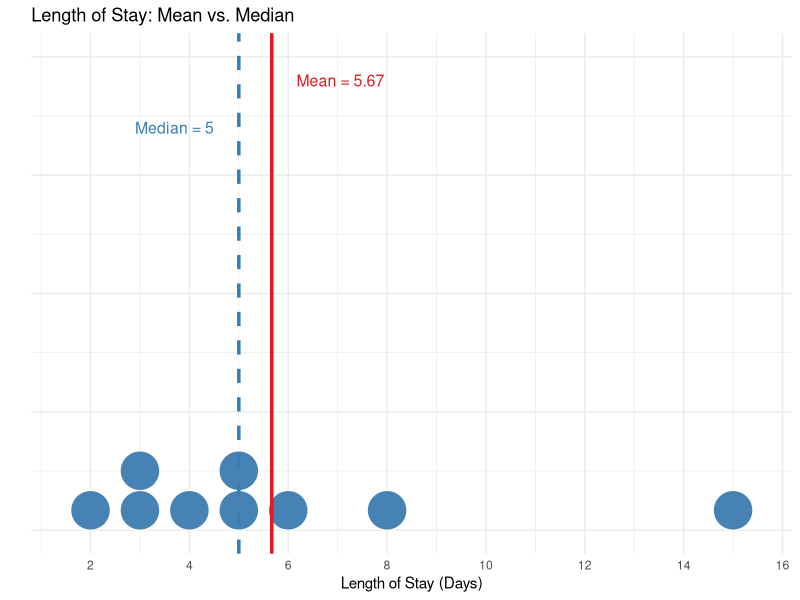
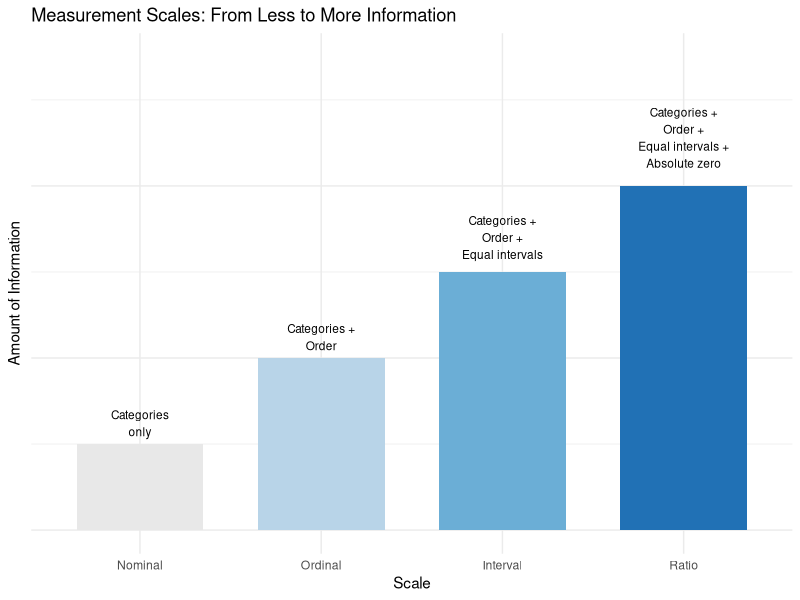
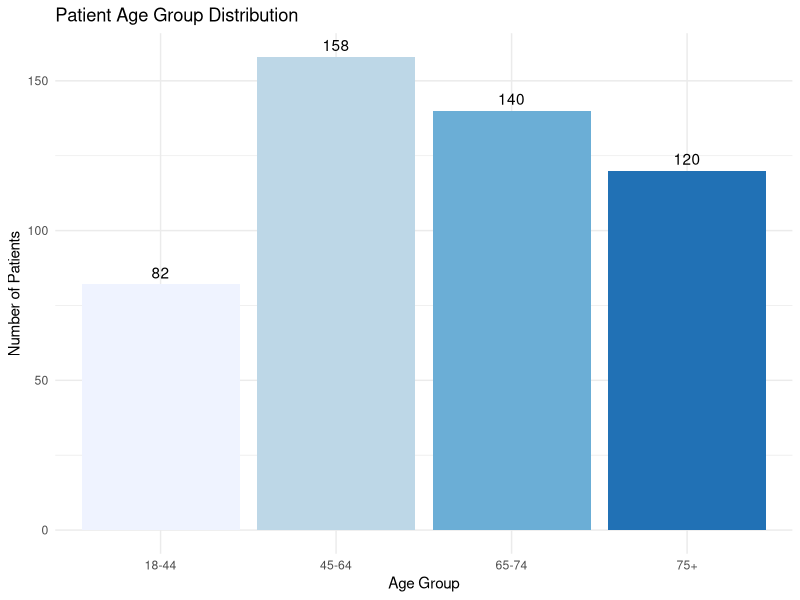
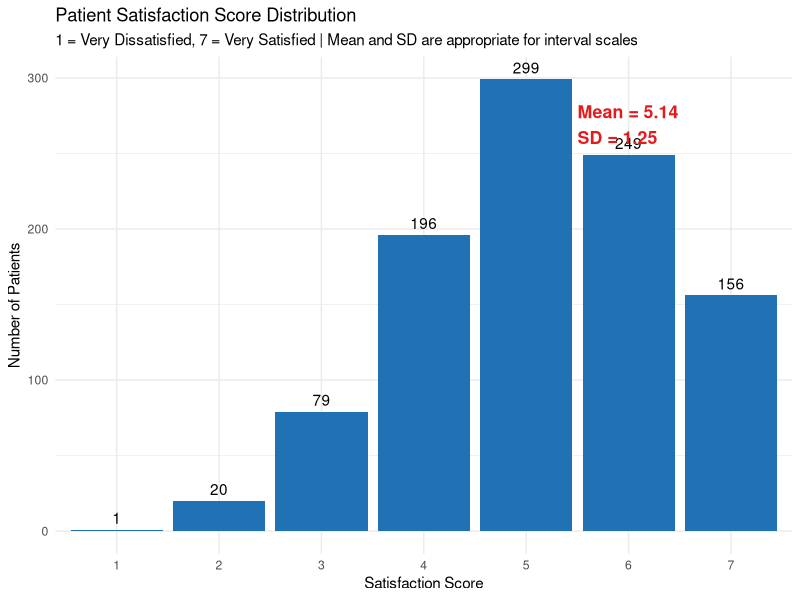
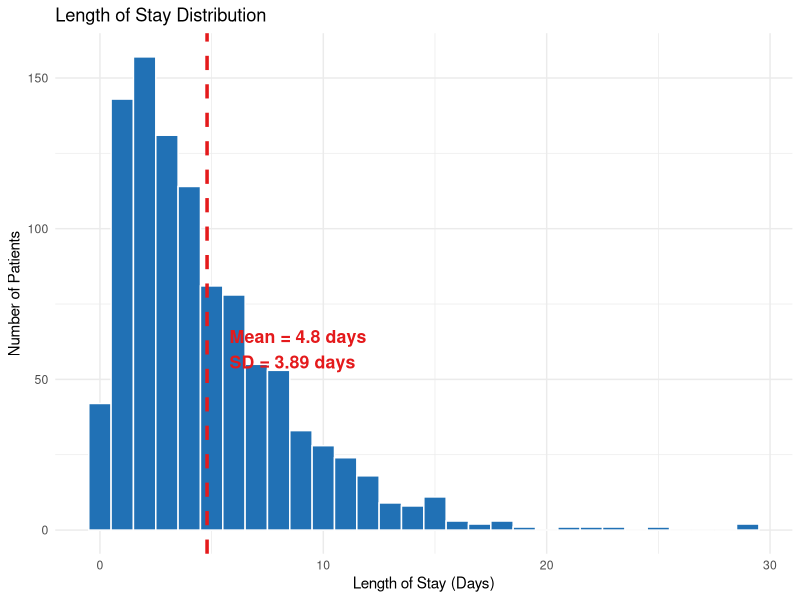
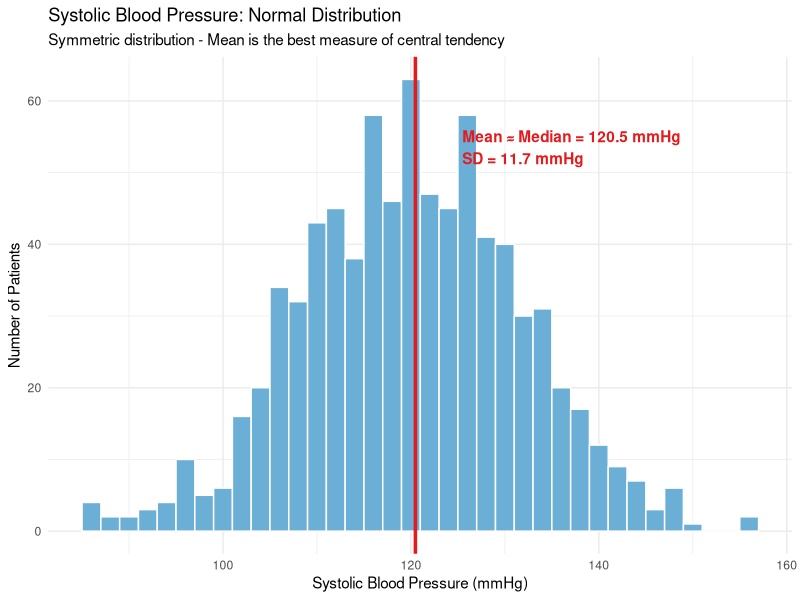
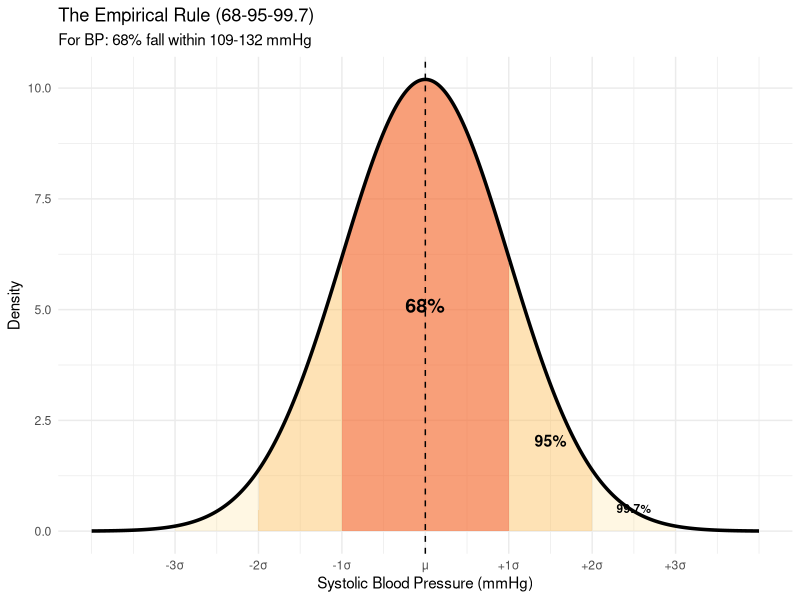
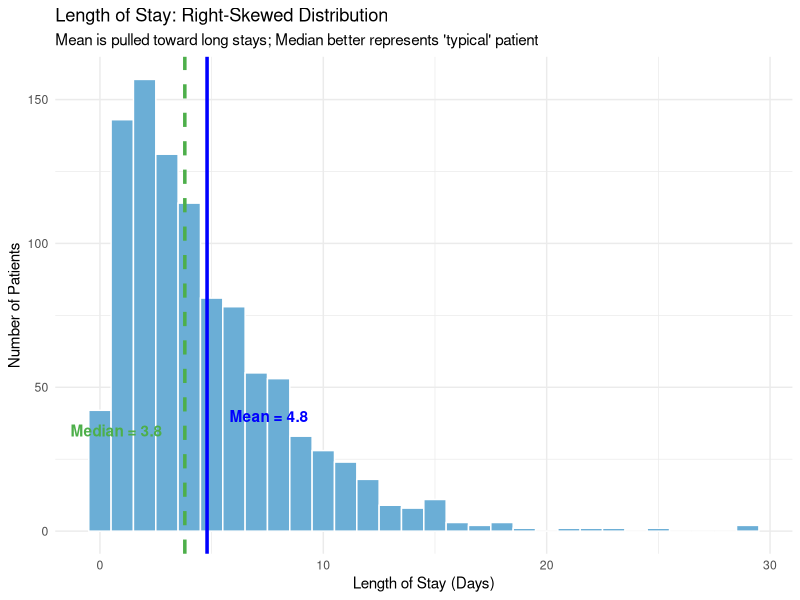

The R source for these figures, in order:
## ---- chunk 1
#| include: false
library(tidyverse)
library(knitr)
library(kableExtra)

# Set seed for reproducibility
set.seed(2026)

# Create healthcare datasets for the course
# Patient satisfaction data
n_patient1 <- 1000
patient_satisfaction <- tibble(
  patient_id = 1:n_patient1,
  hospital = sample(c("General Hospital", "University Medical", "Community Health"), n_patient1, replace = TRUE),
  department = sample(c("Emergency", "Surgery", "Internal Medicine", "Pediatrics"), n_patient1, replace = TRUE),
  age = round(rnorm(n_patient1, mean = 55, sd = 18)),
  gender = sample(c("Male", "Female"), n_patient1, replace = TRUE),
  insurance_type = sample(c("Private", "Medicare", "Medicaid", "Uninsured"), n_patient1,
                          prob = c(0.4, 0.35, 0.15, 0.1), replace = TRUE),
  wait_time_minutes = round(rgamma(n_patient1, shape = 2, rate = 0.05)),
  satisfaction_score = round(pmin(7, pmax(1, rnorm(n_patient1, mean = 5.2, sd = 1.3)))),
  would_recommend = sample(1:7, n_patient1, replace = TRUE,
                           prob = c(0.05, 0.05, 0.1, 0.15, 0.25, 0.25, 0.15)),
  length_of_stay = round(rgamma(n_patient1, shape = 1.5, rate = 0.3), 1),
  total_charges = round(rlnorm(n_patient1, meanlog = 9, sdlog = 1))
)

# Readmission data
readmission_data <- tibble(
  patient_id = 1:500,
  age_group = sample(c("18-44", "45-64", "65-74", "75+"), 500,
                     prob = c(0.15, 0.30, 0.30, 0.25), replace = TRUE),
  diagnosis = sample(c("Heart Failure", "Pneumonia", "COPD", "AMI", "Hip Replacement"),
                     500, replace = TRUE),
  readmitted_30day = sample(c("Yes", "No"), 500, prob = c(0.15, 0.85), replace = TRUE),
  pain_score = sample(0:10, 500, replace = TRUE),
  comorbidity_count = rpois(500, lambda = 2)
)

# Additional data for distribution shape examples
# Normal distribution: Systolic blood pressure (larger sample for smoother normal curve)
bp_data <- tibble(
  patient_id = 1:800,
  systolic_bp = round(rnorm(800, mean = 120, sd = 12))
)

# Left-skewed distribution: Patient satisfaction (skewed toward high scores)
high_satisfaction <- tibble(
  patient_id = 1:250,
  satisfaction_rating = round(100 - rgamma(250, shape = 3, rate = 0.2))
)

# Bimodal distribution: ED wait times by shift (more prominent bimodal pattern)
ed_wait_times <- tibble(
  patient_id = 1:500,
  shift = sample(c("Day", "Night"), 500, replace = TRUE, prob = c(0.5, 0.5)),
  wait_minutes = ifelse(shift == "Day",
                       rnorm(500, mean = 22, sd = 5),  # Day shift: faster, tighter
                       rnorm(500, mean = 55, sd = 6))  # Night shift: slower, tighter
) %>%
  mutate(wait_minutes = round(pmax(5, wait_minutes)))  # Minimum 5 minutes
## ---- chunk 2
#| echo: false

# Create small dataset for demonstration
los_example <- c(2, 3, 3, 4, 5, 5, 6, 8, 15)

# Calculate measures
mean_los <- mean(los_example)
median_los <- median(los_example)
mode_los <- as.numeric(names(sort(table(los_example), decreasing = TRUE)[1:2]))

# Create summary table
los_summary <- tibble(
  Measure = c("Mean", "Median", "Mode", "Min", "Max", "N"),
  Value = c(
    round(mean_los, 2),
    median_los,
    paste(mode_los, collapse = ", "),
    min(los_example),
    max(los_example),
    length(los_example)
  )
)

kable(los_summary) %>%
  kable_styling(bootstrap_options = c("striped", "hover"))
## ---- chunk 3
#| label: fig-los-central
#| fig-cap: "Length of Stay with Central Tendency Measures"
#| echo: false

# Create visualization
los_df <- tibble(LOS = los_example)

ggplot(los_df, aes(x = LOS)) +
  geom_dotplot(binwidth = 1, fill = "steelblue", color = "white", dotsize = 0.8) +
  geom_vline(xintercept = mean_los, color = "#E41A1C", linewidth = 1.2) +
  geom_vline(xintercept = median_los, color = "#377EB8", linewidth = 1.2, linetype = "dashed") +
  annotate("text", x = mean_los + 0.5, y = 0.95, label = paste("Mean =", round(mean_los, 2)),
           color = "#E41A1C", hjust = 0, size = 4) +
  annotate("text", x = median_los - 0.5, y = 0.85, label = paste("Median =", median_los),
           color = "#377EB8", hjust = 1, size = 4) +
  scale_x_continuous(breaks = seq(0, 16, 2)) +
  labs(title = "Length of Stay: Mean vs. Median",
       x = "Length of Stay (Days)",
       y = "") +
  theme_minimal() +
  theme(axis.text.y = element_blank(),
        axis.ticks.y = element_blank())
## ---- chunk 4
#| echo: false

# Use same dataset as central tendency example
los_example <- c(2, 3, 3, 4, 5, 5, 6, 8, 15)

# Step-by-step calculation
mean_los_disp <- mean(los_example)
deviations <- los_example - mean_los_disp
squared_dev <- deviations^2
variance_los <- sum(squared_dev) / (length(los_example) - 1)
sd_los <- sqrt(variance_los)

calculation_table <- tibble(
  `LOS (days)` = los_example,
  `Deviation from Mean` = round(deviations, 2),
  `Squared Deviation` = round(squared_dev, 2)
)

kable(calculation_table) %>%
  kable_styling(bootstrap_options = c("striped", "hover"))
## ---- chunk 5
#| label: fig-scales-hierarchy
#| fig-cap: "Hierarchy of Measurement Scales"
#| echo: false

scales_data <- tibble(
  Scale = factor(c("Nominal", "Ordinal", "Interval", "Ratio"),
                 levels = c("Nominal", "Ordinal", "Interval", "Ratio")),
  Information = c(1, 2, 3, 4),
  Label = c("Categories\nonly", "Categories +\nOrder", "Categories +\nOrder +\nEqual intervals",
            "Categories +\nOrder +\nEqual intervals +\nAbsolute zero")
)

ggplot(scales_data, aes(x = Scale, y = Information, fill = Scale)) +
  geom_col(width = 0.7) +
  geom_text(aes(label = Label), vjust = -0.3, size = 3) +
  scale_fill_manual(values = c("#E8E8E8", "#B8D4E8", "#6BAED6", "#2171B5")) +
  labs(title = "Measurement Scales: From Less to More Information",
       y = "Amount of Information") +
  theme_minimal() +
  theme(legend.position = "none",
        axis.text.y = element_blank()) +
  ylim(0, 5.5)
## ---- chunk 6
#| label: tbl-insurance-freq
#| tbl-cap: "Distribution of Insurance Types in Patient Sample"
#| echo: false

patient_satisfaction %>%
  count(insurance_type) %>%
  mutate(Percentage = round(n/sum(n)*100, 1)) %>%
  rename(`Insurance Type` = insurance_type, Count = n) %>%
  kable() %>%
  kable_styling(bootstrap_options = c("striped", "hover"))
## ---- chunk 7
#| label: fig-age-groups
#| fig-cap: "Distribution of Age Groups in Readmission Data"
#| echo: false

readmission_data %>%
  mutate(age_group = factor(age_group, levels = c("18-44", "45-64", "65-74", "75+"))) %>%
  count(age_group) %>%
  ggplot(aes(x = age_group, y = n, fill = age_group)) +
  geom_col() +
  geom_text(aes(label = n), vjust = -0.5) +
  scale_fill_brewer(palette = "Blues") +
  labs(title = "Patient Age Group Distribution",
       x = "Age Group", y = "Number of Patients") +
  theme_minimal() +
  theme(legend.position = "none")
## ---- chunk 8
#| label: fig-satisfaction-dist
#| fig-cap: "Distribution of Patient Satisfaction Scores (1-7 Scale)"
#| echo: false

# Calculate mean and SD for satisfaction scores
mean_sat <- mean(patient_satisfaction$satisfaction_score)
sd_sat <- sd(patient_satisfaction$satisfaction_score)

ggplot(patient_satisfaction, aes(x = factor(satisfaction_score))) +
  geom_bar(fill = "#2171B5") +
  geom_text(stat = "count", aes(label = after_stat(count)), vjust = -0.5) +
  annotate("text", x = 5.5, y = max(table(patient_satisfaction$satisfaction_score)) * 0.9,
           label = paste0("Mean = ", round(mean_sat, 2), "\nSD = ", round(sd_sat, 2)),
           hjust = 0, size = 4.5, fontface = "bold", color = "#E41A1C") +
  labs(title = "Patient Satisfaction Score Distribution",
       subtitle = "1 = Very Dissatisfied, 7 = Very Satisfied | Mean and SD are appropriate for interval scales",
       x = "Satisfaction Score", y = "Number of Patients") +
  theme_minimal()
## ---- chunk 9
#| label: fig-los-hist
#| fig-cap: "Distribution of Length of Stay (Days)"
#| echo: false

# Calculate mean and SD for length of stay
mean_los <- mean(patient_satisfaction$length_of_stay)
sd_los <- sd(patient_satisfaction$length_of_stay)

ggplot(patient_satisfaction, aes(x = length_of_stay)) +
  geom_histogram(binwidth = 1, fill = "#2171B5", color = "white") +
  geom_vline(xintercept = mean_los, color = "#E41A1C", linewidth = 1.2, linetype = "dashed") +
  annotate("text", x = mean_los + 1, y = max(table(patient_satisfaction$length_of_stay)) * 3,
           label = paste0("Mean = ", round(mean_los, 2), " days\nSD = ", round(sd_los, 2), " days"),
           hjust = 0, size = 4.5, fontface = "bold", color = "#E41A1C") +
  labs(title = "Length of Stay Distribution",
       x = "Length of Stay (Days)", y = "Number of Patients") +
  theme_minimal()
## ---- chunk 10
#| label: fig-normal-bp
#| fig-cap: "Normal Distribution: Systolic Blood Pressure"
#| echo: false

mean_bp <- mean(bp_data$systolic_bp)
median_bp <- median(bp_data$systolic_bp)
sd_bp <- sd(bp_data$systolic_bp)

ggplot(bp_data, aes(x = systolic_bp)) +
  geom_histogram(binwidth = 2, fill = "#6BAED6", color = "white") +
  geom_vline(xintercept = mean_bp, color = "#E41A1C", linewidth = 1.2) +
  annotate("text", x = mean_bp + 5, y = max(table(cut(bp_data$systolic_bp, breaks = seq(min(bp_data$systolic_bp), max(bp_data$systolic_bp) + 2, by = 2)))) * 0.85,
           label = paste0("Mean ≈ Median = ", round(mean_bp, 1), " mmHg\nSD = ", round(sd_bp, 1), " mmHg"),
           color = "#E41A1C", hjust = 0, fontface = "bold") +
  labs(title = "Systolic Blood Pressure: Normal Distribution",
       subtitle = "Symmetric distribution - Mean is the best measure of central tendency",
       x = "Systolic Blood Pressure (mmHg)", y = "Number of Patients") +
  theme_minimal()
## ---- chunk 11
#| label: fig-empirical-rule
#| fig-cap: "The Empirical Rule Applied to Blood Pressure"
#| echo: false

# Create theoretical normal curve
x_norm <- seq(mean_bp - 4*sd_bp, mean_bp + 4*sd_bp, length = 1000)
y_norm <- dnorm(x_norm, mean = mean_bp, sd = sd_bp)
normal_curve <- tibble(x = x_norm, y = y_norm * 300)  # Scale for visibility

ggplot(normal_curve, aes(x = x, y = y)) +
  # 3 SD region
  geom_area(data = filter(normal_curve, x >= mean_bp - 3*sd_bp & x <= mean_bp + 3*sd_bp),
            alpha = 0.2, fill = "#FED976") +
  # 2 SD region
  geom_area(data = filter(normal_curve, x >= mean_bp - 2*sd_bp & x <= mean_bp + 2*sd_bp),
            alpha = 0.3, fill = "#FEB24C") +
  # 1 SD region
  geom_area(data = filter(normal_curve, x >= mean_bp - sd_bp & x <= mean_bp + sd_bp),
            alpha = 0.4, fill = "#F03B20") +
  geom_line(linewidth = 1.2) +
  geom_vline(xintercept = mean_bp, linetype = "dashed") +
  annotate("text", x = mean_bp, y = max(normal_curve$y) * 0.5, label = "68%", fontface = "bold", size = 5) +
  annotate("text", x = mean_bp + 1.5*sd_bp, y = max(normal_curve$y) * 0.2, label = "95%", fontface = "bold", size = 4) +
  annotate("text", x = mean_bp + 2.5*sd_bp, y = max(normal_curve$y) * 0.05, label = "99.7%", fontface = "bold", size = 3) +
  scale_x_continuous(breaks = c(mean_bp - 3*sd_bp, mean_bp - 2*sd_bp, mean_bp - sd_bp,
                                mean_bp, mean_bp + sd_bp, mean_bp + 2*sd_bp, mean_bp + 3*sd_bp),
                     labels = c("-3σ", "-2σ", "-1σ", "μ", "+1σ", "+2σ", "+3σ")) +
  labs(title = "The Empirical Rule (68-95-99.7)",
       subtitle = paste0("For BP: 68% fall within ", round(mean_bp - sd_bp, 0), "-", round(mean_bp + sd_bp, 0), " mmHg"),
       x = "Systolic Blood Pressure (mmHg)", y = "Density") +
  theme_minimal()
## ---- chunk 12
#| label: fig-skewed-los
#| fig-cap: "Right-Skewed Distribution: Length of Stay"
#| echo: false

mean_los_dist <- mean(patient_satisfaction$length_of_stay)
median_los_dist <- median(patient_satisfaction$length_of_stay)

ggplot(patient_satisfaction, aes(x = length_of_stay)) +
  geom_histogram(binwidth = 1, fill = "#6BAED6", color = "white") +
  geom_vline(xintercept = mean_los_dist, color = "blue", linewidth = 1.2) +
  geom_vline(xintercept = median_los_dist, color = "#4DAF4A", linewidth = 1.2, linetype = "dashed") +
  annotate("text", x = mean_los_dist + 1, y = 40, label = paste("Mean =", round(mean_los_dist, 1)),
           color = "blue", hjust = 0, fontface = "bold") +
  annotate("text", x = median_los_dist - 1, y = 35, label = paste("Median =", median_los_dist),
           color = "#4DAF4A", hjust = 1, fontface = "bold") +
  labs(title = "Length of Stay: Right-Skewed Distribution",
       subtitle = "Mean is pulled toward long stays; Median better represents 'typical' patient",
       x = "Length of Stay (Days)", y = "Number of Patients") +
  theme_minimal()
## ---- chunk 13
#| label: fig-left-skewed-satisfaction
#| fig-cap: "Left-Skewed Distribution: Patient Satisfaction"
#| echo: false

mean_sat_ls <- mean(high_satisfaction$satisfaction_rating)
median_sat_ls <- median(high_satisfaction$satisfaction_rating)

ggplot(high_satisfaction, aes(x = satisfaction_rating)) +
  geom_histogram(binwidth = 2, fill = "#6BAED6", color = "white") +
  geom_vline(xintercept = mean_sat_ls, color = "#E41A1C", linewidth = 1.2) +
  geom_vline(xintercept = median_sat_ls, color = "#4DAF4A", linewidth = 1.2, linetype = "dashed") +
  annotate("text", x = mean_sat_ls - 2, y = 30, label = paste("Mean =", round(mean_sat_ls, 1)),
           color = "#E41A1C", hjust = 1, fontface = "bold") +
  annotate("text", x = median_sat_ls + 2, y = 25, label = paste("Median =", round(median_sat_ls, 1)),
           color = "#4DAF4A", hjust = 0, fontface = "bold") +
  labs(title = "Patient Satisfaction: Left-Skewed Distribution",
       subtitle = "Mean is pulled down by low scores; Median better represents typical experience",
       x = "Satisfaction Rating (0-100)", y = "Number of Patients") +
  theme_minimal()
## ---- chunk 14
#| label: fig-bimodal-ed
#| fig-cap: "Bimodal Distribution: ED Wait Times by Shift"
#| echo: false

overall_mean <- mean(ed_wait_times$wait_minutes)
overall_median <- median(ed_wait_times$wait_minutes)

ggplot(ed_wait_times, aes(x = wait_minutes)) +
  geom_histogram(binwidth = 3, fill = "#6BAED6", color = "white") +
  geom_vline(xintercept = overall_mean, color = "#E41A1C", linewidth = 1.2) +
  annotate("text", x = overall_mean + 2, y = max(table(cut(ed_wait_times$wait_minutes, breaks = seq(0, 80, by = 3)))) * 1,
           label = paste("Overall Mean =", round(overall_mean, 1), "min"),
           color = "#E41A1C", hjust = 0, fontface = "bold") +
  annotate("text", x = 21, y = max(table(cut(ed_wait_times$wait_minutes, breaks = seq(0, 80, by = 3)))) * 0.75,
           label = "Day Shift\nPeak", color = "#377EB8", fontface = "bold", size = 3.5) +
  annotate("text", x = 51, y = max(table(cut(ed_wait_times$wait_minutes, breaks = seq(0, 80, by = 3)))) * 0.75,
           label = "Night Shift\nPeak", color = "#377EB8", fontface = "bold", size = 3.5) +
  labs(title = "ED Wait Times: Bimodal Distribution",
       subtitle = "Two distinct peaks indicate different subgroups - analyze separately!",
       x = "Wait Time (minutes)", y = "Number of Patients") +
  theme_minimal()
## ---- chunk 15
#| label: tbl-bimodal-subgroups
#| tbl-cap: "ED Wait Times by Shift (Subgroup Analysis)"
#| echo: false

ed_wait_times %>%
  group_by(shift) %>%
  summarise(
    `Mean Wait (min)` = round(mean(wait_minutes), 1),
    `Median Wait (min)` = round(median(wait_minutes), 1),
    `SD (min)` = round(sd(wait_minutes), 1),
    `N Patients` = n()
  ) %>%
  kable() %>%
  kable_styling(bootstrap_options = c("striped", "hover"))
## ---- chunk 16
#| label: tbl-scale-stats
#| tbl-cap: "Appropriate Statistics by Measurement Scale"
#| echo: false

scale_stats <- tibble(
  Scale = c("Nominal", "Ordinal", "Interval/Quasi-Interval", "Ratio"),
  `Key Property` = c("Categories only", "Order, but unequal intervals", "Equal intervals, no true zero", "Equal intervals + true zero"),
  `Central Tendency` = c("Mode", "Mode, Median", "Mode, Median, Mean", "Mode, Median, Mean"),
  Dispersion = c("Frequency, %", "Frequency, %, Range", "All + Variance, SD", "All + Variance, SD"),
  `Healthcare Examples` = c("Diagnosis, Insurance, Blood type", "Pain categories, Severity stages", "Satisfaction scores (numeric)", "LOS, Wait time, Cost, Age")
)

kable(scale_stats) %>%
  kable_styling(bootstrap_options = c("striped", "hover"), font_size = 11) %>%
  column_spec(1, bold = TRUE, width = "2cm") %>%
  column_spec(2, width = "3.5cm") %>%
  column_spec(3, width = "2.5cm") %>%
  column_spec(4, width = "3cm") %>%
  column_spec(5, width = "4cm")
## ---- chunk 17
#| label: fig-null-model
#| fig-cap: "The Null Model: Expected Results When the Null is True"
#| echo: false

# Create smooth normal distribution curve for null hypothesis
x_null <- seq(-0.6, 0.6, length = 1000)
y_null <- dnorm(x_null, mean = 0, sd = 0.15)
null_curve <- tibble(x = x_null, y = y_null)

# Critical values for rejection regions (α = 0.05, two-tailed ≈ ±2 SD)
critical_value <- 0.3  # Approximately 2 * 0.15

ggplot(null_curve, aes(x = x, y = y)) +
  # Rejection regions (tails)
  geom_area(data = filter(null_curve, x <= -critical_value),
            fill = "#E41A1C", alpha = 0.3) +
  geom_area(data = filter(null_curve, x >= critical_value),
            fill = "#E41A1C", alpha = 0.3) +
  # Main curve
  geom_line(linewidth = 1.5, color = "#2171B5") +
  # Vertical line at null hypothesis (mean = 0)
  geom_vline(xintercept = 0, linetype = "dashed", color = "#2171B5", linewidth = 1) +
  # Critical value lines
  geom_vline(xintercept = c(-critical_value, critical_value),
             color = "#E41A1C", linewidth = 1, linetype = "dashed") +
  # Annotations
  annotate("text", x = 0, y = max(null_curve$y) * 1.05,
           label = "H0: No difference\n(mean = 0)",
           fontface = "bold", color = "#2171B5") +
  annotate("text", x = -0.45, y = max(null_curve$y) * 0.5,
           label = "Reject H0", color = "#E41A1C", hjust = 0.5, fontface = "bold") +
  annotate("text", x = 0.45, y = max(null_curve$y) * 0.5,
           label = "Reject H0", color = "#E41A1C", hjust = 0.5, fontface = "bold") +
  annotate("text", x = 0, y = max(null_curve$y) * 0.3,
           label = "Do NOT reject H0\n(consistent with null)",
           color = "#2171B5", hjust = 0.5, size = 3.5) +
  labs(title = "Null Model: Distribution of Differences When H₀ is True",
       subtitle = "If observed difference falls in red zone (tails), it's unlikely under H₀ → Reject H₀",
       x = "Difference Between Groups", y = "Probability Density") +
  theme_minimal() +
  theme(axis.text.y = element_blank(),
        axis.ticks.y = element_blank())
